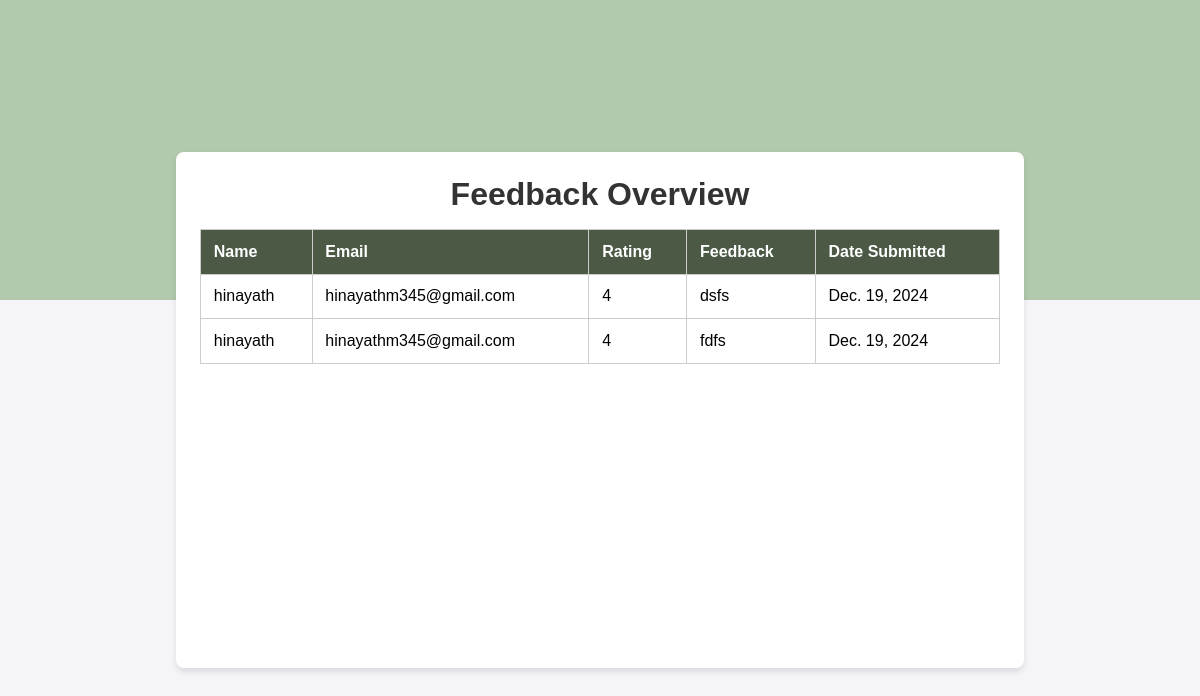
/feedback/, run on an earlier commit of the app's database.
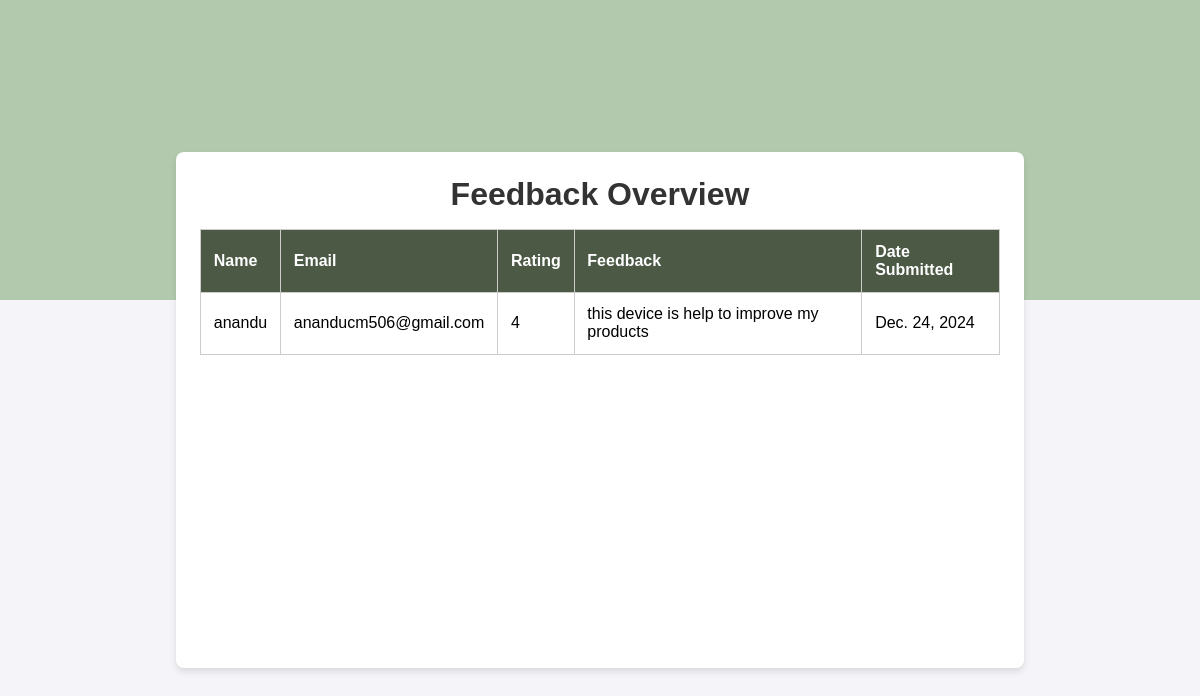
And on a later commit of the database.
### growapp/models.py (models this page shows)
class Feedback_model(models.Model):
     USER_ID=models.ForeignKey(User_model,on_delete=models.CASCADE,null=True,blank=True)
     created_at = models.DateField(auto_now_add=True)
     Review=models.CharField(max_length=100,null=True,blank=True)
     Feedback=models.CharField(max_length=100,null=True,blank=True)

class User_model(models.Model):
    LOGIN_ID=models.ForeignKey(Login_model,on_delete=models.CASCADE, null=True,blank=True)
    Name=models.CharField(max_length=100,null=True,blank=True)
    Email=models.CharField(max_length=100,null=True,blank=True)
    Phone_no=models.IntegerField(null=True,blank=True)

### growapp/views.py (the view)
# urls.py: path('feedback/',Feedback.as_view(),name='feedback'),
class Feedback(View):
    def get(self,request):
        obj=Feedback_model.objects.all()
        return render(request,'Feedback.html',{'val':obj})

### templates/Feedback.html (shortened to what this page needs)
<!DOCTYPE html>
<html lang="en">
<head>
    <link rel="stylesheet" href="https://cdnjs.cloudflare.com/ajax/libs/font-awesome/6.0.0-beta3/css/all.min.css">
</head>
<body>
<div class="div5">
</div>
<div class="container">
    <h1>Feedback Overview</h1>
    <table>
        <thead>
            <tr>
                <th>Name</th>
                <th>Email</th>
                <th>Rating</th>
                <th>Feedback</th>
                <th>Date Submitted</th>
            </tr>
        </thead>
        <tbody>
            {% for i in val %}
            <tr>
                <td>{{i.USER_ID.Name}}</td>
                <td>{{i.USER_ID.Email}}</td>
                <td>{{i.Review}}</td>
                <td>{{i.Feedback}}</td>
                <td>{{i.created_at }}</td>
            </tr>
            {% endfor %}
        </tbody>
    </table>
</div>
<div class="footer">
    <p>&copy; 2024 Grow Smart. All rights reserved.</p>
</div>
</body>
</html>

What changed in the data, as far as the page shows it:
removed Feedback_model: USER_ID.Name "hinayath", USER_ID.Email "hinayathm345@gmail.com", Review "4", Feedback "dsfs", created_at "Dec. 19, 2024"
removed Feedback_model: USER_ID.Name "hinayath", USER_ID.Email "hinayathm345@gmail.com", Review "4", Feedback "fdfs", created_at "Dec. 19, 2024"
added Feedback_model: USER_ID.Name "anandu", USER_ID.Email "ananducm506@gmail.com", Review "4", Feedback "this device is help to improve my products", created_at "Dec. 24, 2024"
